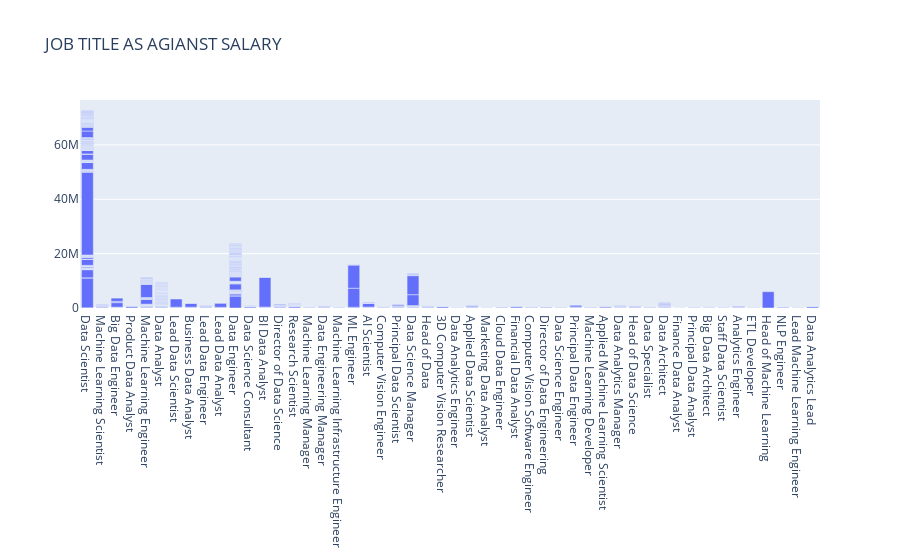

The notebook cell saved with this chart:
### Code cell
import plotly.graph_objects as go
fig = go.Figure(go.Bar(x = dss['job_title'], y = dss['salary'],))
fig.update_layout(title = 'JOB TITLE AS AGIANST SALARY')
fig.show()

### Figure 1 — Plotly figure (JSON) as saved in the notebook; plotly's stock layout.template omitted (floating-point values rounded to 4 significant figures; data arrays with more than 128 entries replaced by an {"elided": "..."} marker saying what was removed)
{"data": [{"type": "bar", "x": {"elided": "607 str values"}, "y": {"elided": "607 int values"}}], "layout": {"title": {"text": "JOB TITLE AS AGIANST SALARY"}}}
